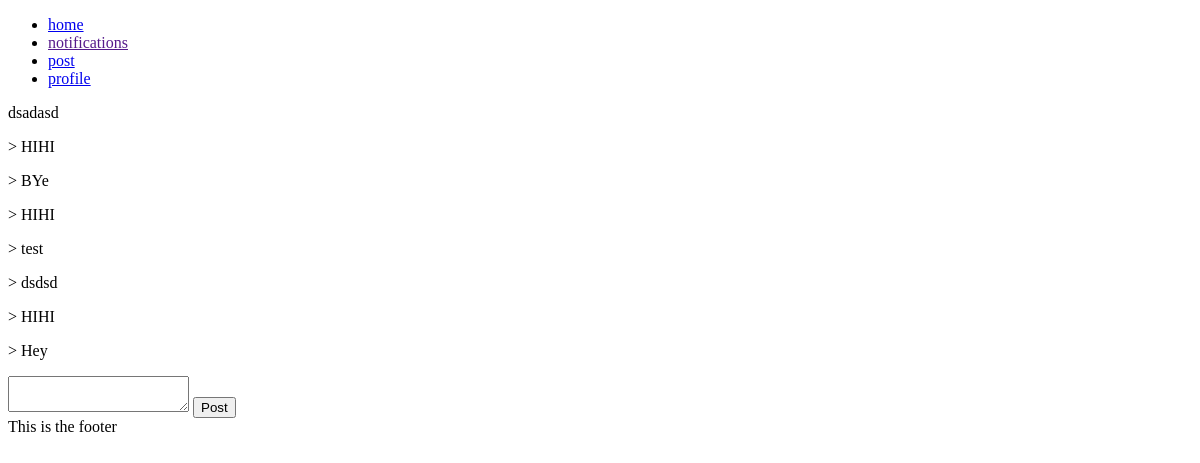
The app's page /comment/50 (signed in), older data.
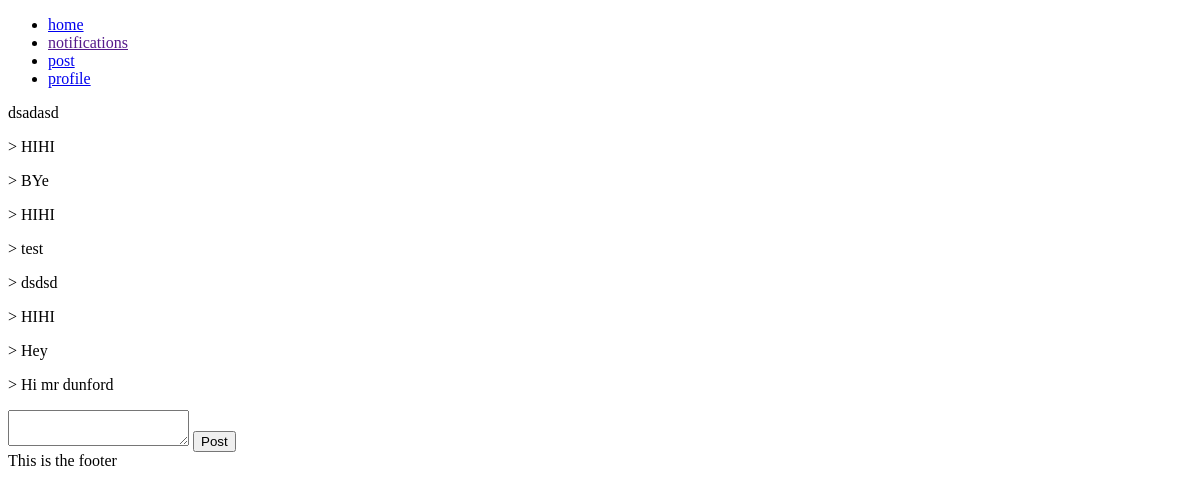
The same page, newer data.
### models.py (models this page shows)
class Comment(db.Model):
    __tablename__ = 'Comment'
    id = db.Column(db.Integer, primary_key=True)
    Post_id = db.Column(db.Integer, db.ForeignKey('Post.id'), nullable = False)
    User_id = db.Column(db.Integer, db.ForeignKey('User.id'), nullable = False)
    comment = db.Column(db.Text, nullable = False)
    user = db.relationship('Post', back_populates='posts')
    post = db.relationship('User', back_populates='users')

### main.py (the view, shortened to what this page needs)
@app.route('/comment/<int:id>', methods=['GET', 'POST'])
def comment(id):
    form = Comment()
    post_info = db.session.query(models.Post).filter_by(id = id).first()
    comments = db.session.query(models.Comment).filter_by(Post_id = id).all()
    if g.logged_in_user == None:
        return redirect(url_for('user'))
    elif request.method == 'GET':
        if comments == Null:
            return render_template('comment.html', form=form, post_info=post_info)
        else:
            return render_template('comment.html', form=form, comments=comments, post_info=post_info)

### forms.py
class Comment(FlaskForm):
    comment = TextAreaField('Write your comment or reply here', validators=[DataRequired()])

### main.py (called while the page is built)
@app.before_request
def before_request():
    g.logged_in_user = None
    if 'logged_in_user' in session:
        g.logged_in_user = session['logged_in_user']

### templates/comment.html (shortened to what this page needs)
{% extends 'layout.html' %}
{% block content %}
<p>{{ post_info.discussion }}</p>
{% for comment in comments %}
    <p>> {{ comment.comment }}</p>
{% endfor %}
<form method="POST" enctype="multipart/form-data">
    {{ form.comment }}
    <input type="submit" value="Post">
</form>
{% endblock %}

Row changes from the older to the newer data that the page shows:
added Comment: comment "Hi mr dunford"
